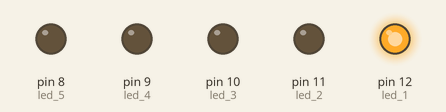
Recording of a sketch running on a simulated Arduino Uno, built with avr-gcc and run on an emulated ATmega328P. Shown: output pins drawn as LEDs (lit = HIGH).

Above: at 0.15 s.
At 1.05 s:
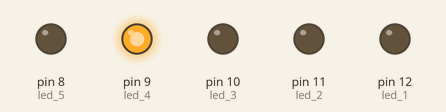
At 1.95 s:
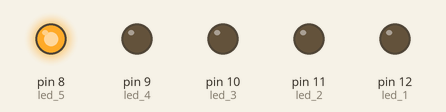
At 3.75 s:
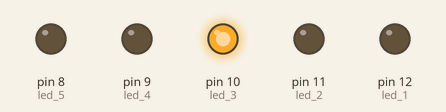
At 5.25 s:
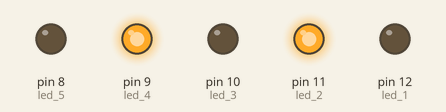
At 7.65 s:
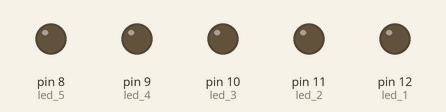
Timing chart, 0 to 8.0 s (numbered marks = the images above):
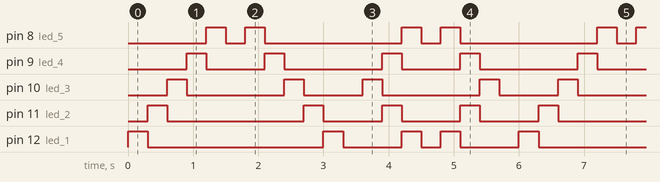

Measured:
- by itself, pin 8 (led_5): repeats every 3.0 s: LOW 0.30 s, HIGH 0.30 s, LOW 2.1 s, HIGH 0.30 s
- by itself, pin 9 (led_4): repeats every 3.0 s: LOW 0.90 s, HIGH 0.30 s, LOW 1.5 s, HIGH 0.30 s
- by itself, pin 10 (led_3): repeats every 3.0 s: LOW 1.5 s, HIGH 0.30 s, LOW 0.90 s, HIGH 0.30 s
- by itself, pin 11 (led_2): repeats every 6.0 s: LOW 2.1 s, 3 × (HIGH 0.30 s, LOW 0.90 s), HIGH 0.30 s
- by itself, pin 12 (led_1): repeats every 6.0 s: LOW 2.7 s, HIGH 0.30 s, LOW 0.90 s, HIGH 0.30 s, LOW 0.30 s, HIGH 0.30 s, LOW 0.90 s, HIGH 0.30 s

The sketch:

christmas_light.ino
```cpp
#define led_1 12
#define led_2 11
#define led_3 10
#define led_4 9
#define led_5 8

void setup()
{
  pinMode(led_1,OUTPUT);
  pinMode(led_2,OUTPUT);
  pinMode(led_3,OUTPUT);
  pinMode(led_4,OUTPUT);
  pinMode(led_5,OUTPUT);
}

void loop()
{
  //left to right
  digitalWrite(led_1, HIGH);
  delay(300);
  digitalWrite(led_1, LOW);

  digitalWrite(led_2, HIGH);
  delay(300);
  digitalWrite(led_2, LOW);

  digitalWrite(led_3, HIGH);
  delay(300);
  digitalWrite(led_3, LOW);

  digitalWrite(led_4, HIGH);
  delay(300);
  digitalWrite(led_4, LOW);

  digitalWrite(led_5, HIGH);
  delay(300);
  digitalWrite(led_5, LOW);
  delay(300);

  //right to left
  digitalWrite(led_5, HIGH);
  delay(300);
  digitalWrite(led_5, LOW);

  digitalWrite(led_4, HIGH);
  delay(300);
  digitalWrite(led_4, LOW);

  digitalWrite(led_3, HIGH);
  delay(300);
  digitalWrite(led_3, LOW);

  digitalWrite(led_2, HIGH);
  delay(300);
  digitalWrite(led_2, LOW);

  digitalWrite(led_1, HIGH);
  delay(300);
  digitalWrite(led_1, LOW);
  delay(300);

  //middle to side
  digitalWrite(led_3, HIGH);
  delay(300);
  digitalWrite(led_3, LOW);

  digitalWrite(led_2, HIGH);

  digitalWrite(led_4, HIGH);
  delay(300);
  digitalWrite(led_2, LOW);
  digitalWrite(led_4, LOW);

  digitalWrite(led_5, HIGH);

  digitalWrite(led_1, HIGH);
  delay(300);
  digitalWrite(led_5, LOW);
  digitalWrite(led_1, LOW);
  delay(300);

  //side to middle
  digitalWrite(led_5, HIGH);

  digitalWrite(led_1, HIGH);
  delay(300);
  digitalWrite(led_5, LOW);
  digitalWrite(led_1, LOW);

  digitalWrite(led_2, HIGH);

  digitalWrite(led_4, HIGH);
  delay(300);
  digitalWrite(led_2, LOW);
  digitalWrite(led_4, LOW);

  digitalWrite(led_3, HIGH);
  delay(300);
  digitalWrite(led_3, LOW);
  delay(300);
}
```
